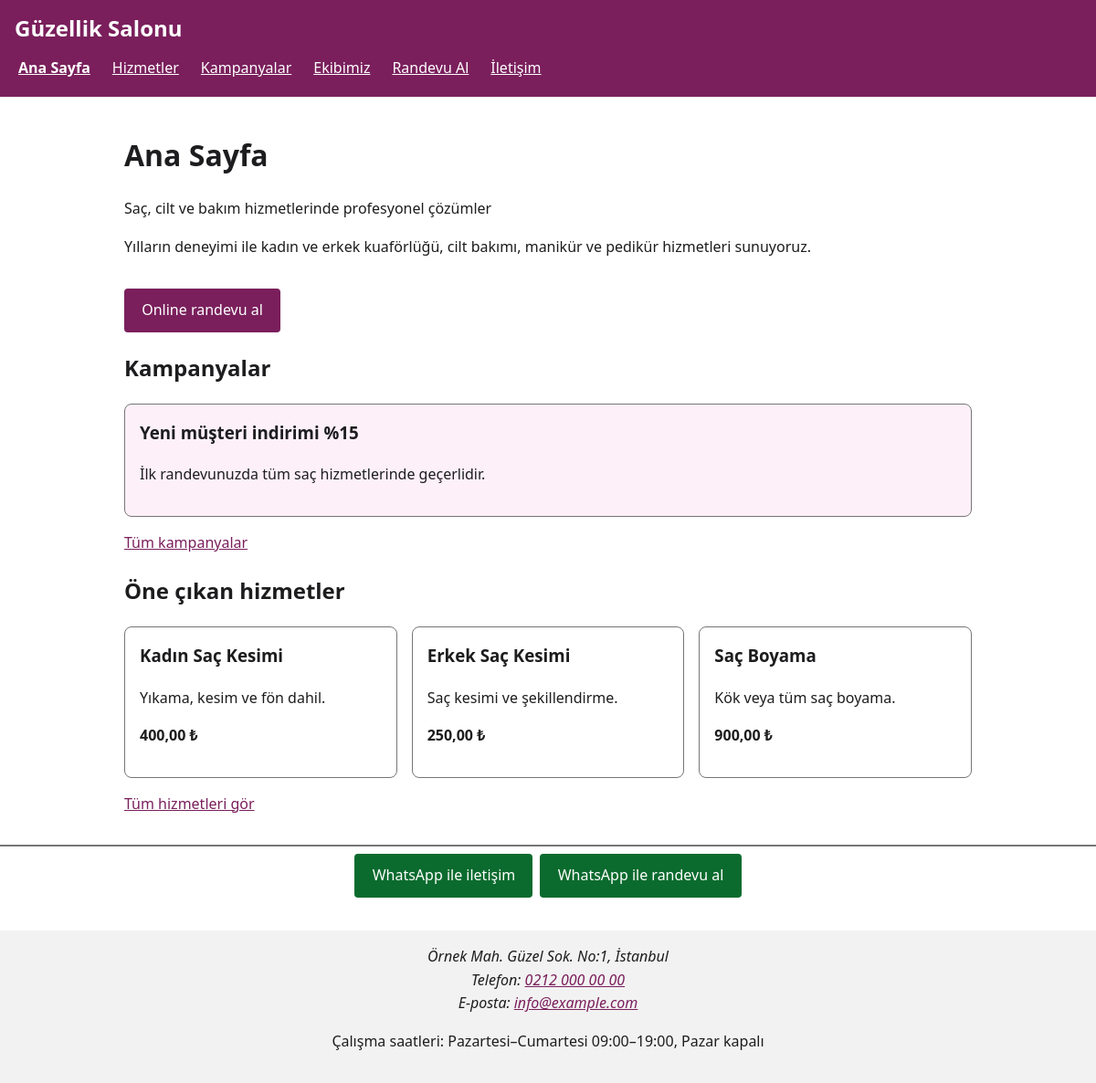
The page / on the database its author committed.
### tables this page shows
CREATE TABLE IF NOT EXISTS campaigns (
  id INT AUTO_INCREMENT PRIMARY KEY,
  title VARCHAR(150) NOT NULL,
  description TEXT,
  discount VARCHAR(50) NULL,
  starts_on DATE NULL,
  ends_on DATE NULL,
  active TINYINT(1) NOT NULL DEFAULT 1
);

CREATE TABLE IF NOT EXISTS services (
  id INT AUTO_INCREMENT PRIMARY KEY,
  category VARCHAR(80) NOT NULL,
  name VARCHAR(120) NOT NULL,
  description TEXT,
  duration_min INT NOT NULL DEFAULT 30,
  price DECIMAL(10,2) NOT NULL DEFAULT 0,
  active TINYINT(1) NOT NULL DEFAULT 1
);

### includes/db.php (called while the page is built)
<?php
function db(): PDO {
    static $pdo = null;
    if (!$pdo) {
        $c = require __DIR__ . '/../config/config.php';
        $pdo = new PDO("mysql:host={$c['db_host']};port={$c['db_port']};dbname={$c['db_name']};charset=utf8mb4", $c['db_user'], $c['db_pass'], [
            PDO::ATTR_ERRMODE => PDO::ERRMODE_EXCEPTION,
            PDO::ATTR_DEFAULT_FETCH_MODE => PDO::FETCH_ASSOC,
            PDO::ATTR_EMULATE_PREPARES => false,
        ]);
    }
    return $pdo;
}

### index.php (the view)
<?php
require __DIR__ . '/includes/functions.php';
render_header('Ana Sayfa', 'index.php');
?>
<p class="lead"><?= e(setting('tagline')) ?></p>
<p><?= e(setting('about')) ?></p>
<p><a class="btn" href="randevu.php">Online randevu al</a></p>
<?php $camps = db()->query("SELECT title,description,discount FROM campaigns WHERE active=1 AND (starts_on IS NULL OR starts_on<=CURDATE()) AND (ends_on IS NULL OR ends_on>=CURDATE()) ORDER BY id DESC LIMIT 2")->fetchAll();
if ($camps): ?>
<section aria-labelledby="kamp"><h2 id="kamp">Kampanyalar</h2><ul class="cards">
<?php foreach ($camps as $c): ?><li class="campaign"><h3><?= e($c['title']) ?> <?= e($c['discount']) ?></h3><p><?= e($c['description']) ?></p></li><?php endforeach; ?>
</ul><p><a href="kampanyalar.php">Tüm kampanyalar</a></p></section>
<?php endif; ?>
<h2>Öne çıkan hizmetler</h2>
<ul class="cards">
<?php foreach (db()->query('SELECT name,description,price FROM services WHERE active=1 ORDER BY id LIMIT 3') as $s): ?>
  <li><h3><?= e($s['name']) ?></h3><p><?= e($s['description']) ?></p><p><strong><?= e(money($s['price'])) ?></strong></p></li>
<?php endforeach; ?>
</ul>
<p><a href="hizmetler.php">Tüm hizmetleri gör</a></p>
<?php render_footer();

### includes/functions.php (shortened to what this page needs)
<?php
require_once __DIR__ . '/db.php';
function e($s): string { return htmlspecialchars((string)$s, ENT_QUOTES, 'UTF-8'); }
function setting(string $key): string {
    static $all = null;
    if ($all === null) {
        $all = db()->query('SELECT `key`,`value` FROM settings')->fetchAll(PDO::FETCH_KEY_PAIR);
    }
    return $all[$key] ?? '';
}
function money($v): string { return number_format((float)$v, 2, ',', '.') . ' ₺'; }
function whatsapp_link(string $text): string {
    $n = preg_replace('/\D+/', '', setting('whatsapp'));
    return $n === '' ? '' : 'https://wa.me/' . $n . '?text=' . rawurlencode($text);
}
function render_header(string $title, string $current = '', bool $admin = false, string $desc = ''): void {
    $site = setting('site_name');
    $nav = $admin ? [
        'index.php' => 'Panel', 'randevular.php' => 'Randevular', 'hizmetler.php' => 'Hizmetler',
        'personel.php' => 'Personel', 'kampanyalar.php' => 'Kampanyalar', 'mesajlar.php' => 'Mesajlar', 'ayarlar.php' => 'Ayarlar', 'logout.php' => 'Çıkış',
    ] : [
        'index.php' => 'Ana Sayfa', 'hizmetler.php' => 'Hizmetler', 'kampanyalar.php' => 'Kampanyalar', 'ekip.php' => 'Ekibimiz',
        'randevu.php' => 'Randevu Al', 'iletisim.php' => 'İletişim',
    ];
    $css = $admin ? '../assets/css/style.css' : 'assets/css/style.css';
    ?>
<!DOCTYPE html>
<html lang="tr">
<head>
<link rel="stylesheet" href="<?= e($css) ?>">
</head>
<body>
<header class="site-header">
  <p class="brand"><?= e($site) ?><?= $admin ? ' – Yönetim' : '' ?></p>
  <nav aria-label="Ana menü">
    <ul>
    <?php foreach ($nav as $file => $label): ?>
      <li><a href="<?= e($file) ?>"<?= $current === $file ? ' aria-current="page"' : '' ?>><?= e($label) ?></a></li>
    <?php endforeach; ?>
    </ul>
  </nav>
</header>
<main id="main" tabindex="-1">
<h1><?= e($title) ?></h1>
<?php
}
function render_footer(bool $admin = false): void {
    $wa = whatsapp_link('Merhaba, bilgi almak istiyorum.');
    $war = whatsapp_link('Merhaba, randevu almak istiyorum.');
    ?>
</main>
<?php if (!$admin): ?>
<?php if ($wa): ?>
<div class="wa-bar" role="region" aria-label="WhatsApp ile hızlı iletişim">
  <a class="btn wa" href="<?= e($wa) ?>" target="_blank" rel="noopener noreferrer">WhatsApp ile iletişim<span class="sr-only"> (yeni sekmede açılır)</span></a>
  <a class="btn wa" href="<?= e($war) ?>" target="_blank" rel="noopener noreferrer">WhatsApp ile randevu al<span class="sr-only"> (yeni sekmede açılır)</span></a>
</div>
<?php endif; ?>
<footer class="site-footer">
  <address>
    <?= e(setting('address')) ?><br>
    Telefon: <a href="tel:<?= e(preg_replace('/\s+/', '', setting('phone'))) ?>"><?= e(setting('phone')) ?></a><br>
    E-posta: <a href="mailto:<?= e(setting('email')) ?>"><?= e(setting('email')) ?></a>
  </address>
  <p>Çalışma saatleri: <?= e(setting('hours')) ?></p>
</footer>
<?php endif; ?>
</body>
</html>
<?php
}

### assets/css/style.css (style rules this page uses)
:root { --bg:#fff;--fg:#1d1d1f;--accent:#7a1f5c;--accent-fg:#fff;--muted:#555;--border:#767676;--err:#a50e0e;--ok:#0b6b2e }
* { box-sizing:border-box }
html { font-size:100% }
body { margin:0;font-family:system-ui,-apple-system,"Segoe UI",Arial,sans-serif;line-height:1.6;color:var(--fg);background:var(--bg) }
a { color:var(--accent) }
main { max-width:60rem;margin:0 auto;padding:1rem }
.site-header { background:var(--accent);color:var(--accent-fg);padding:.5rem 1rem }
.site-header a { color:var(--accent-fg) }
.brand { font-size:1.5rem;font-weight:700;margin:.25rem 0 }
.site-header ul { list-style:none;display:flex;flex-wrap:wrap;gap:.25rem 1rem;padding:0;margin:0 }
.site-header li a { display:inline-block;padding:.5rem .25rem;min-height:44px }
.site-header a[aria-current=page] { font-weight:700;text-decoration:underline }
.site-footer { background:#f2f2f2;padding:1rem;margin-top:2rem;text-align:center }
.cards { display:grid;grid-template-columns:repeat(auto-fit,minmax(15rem,1fr));gap:1rem;list-style:none;padding:0 }
.cards li { border:1px solid var(--border);border-radius:.5rem;padding:1rem }
.cards h3 { margin-top:0 }
.btn,button { display:inline-block;background:var(--accent);color:var(--accent-fg);border:0;padding:.7rem 1.2rem;min-height:44px;font:inherit;border-radius:.25rem;cursor:pointer;text-decoration:none;margin-top:1rem }
.wa-bar { position:sticky;bottom:0;display:flex;flex-wrap:wrap;gap:.5rem;justify-content:center;background:#fff;border-top:2px solid var(--border);padding:.25rem .5rem }
.btn.wa { background:#0b6b2e;margin-top:.25rem }
.campaign { background:#fdf0f9;border-left:6px solid var(--accent) }

### rows shown on the page
campaigns: title "Yeni müşteri indirimi", discount "%15", description "İlk randevunuzda tüm saç hizmetlerinde geçerlidir."
services: name "Kadın Saç Kesimi", description "Yıkama, kesim ve fön dahil.", price "400,00 ₺"
services: name "Erkek Saç Kesimi", description "Saç kesimi ve şekillendirme.", price "250,00 ₺"
services: name "Saç Boyama", description "Kök veya tüm saç boyama.", price "900,00 ₺"

### other values the page prints
$site "Güzellik Salonu"
$label "Ana Sayfa"
$label "Hizmetler"
$label "Kampanyalar"
$label "Ekibimiz"
$label "Randevu Al"
$label "İletişim"
$title "Ana Sayfa"
setting('tagline') "Saç, cilt ve bakım hizmetlerinde profesyonel çözümler"
setting('about') "Yılların deneyimi ile kadın ve erkek kuaförlüğü, cilt bakımı, manikür ve pedikür hizmetleri sunuyoruz."
setting('address') "Örnek Mah. Güzel Sok. No:1, İstanbul"
setting('phone') "0212 000 00 00"
setting('email') "info@example.com"
setting('hours') "Pazartesi–Cumartesi 09:00–19:00, Pazar kapalı"
